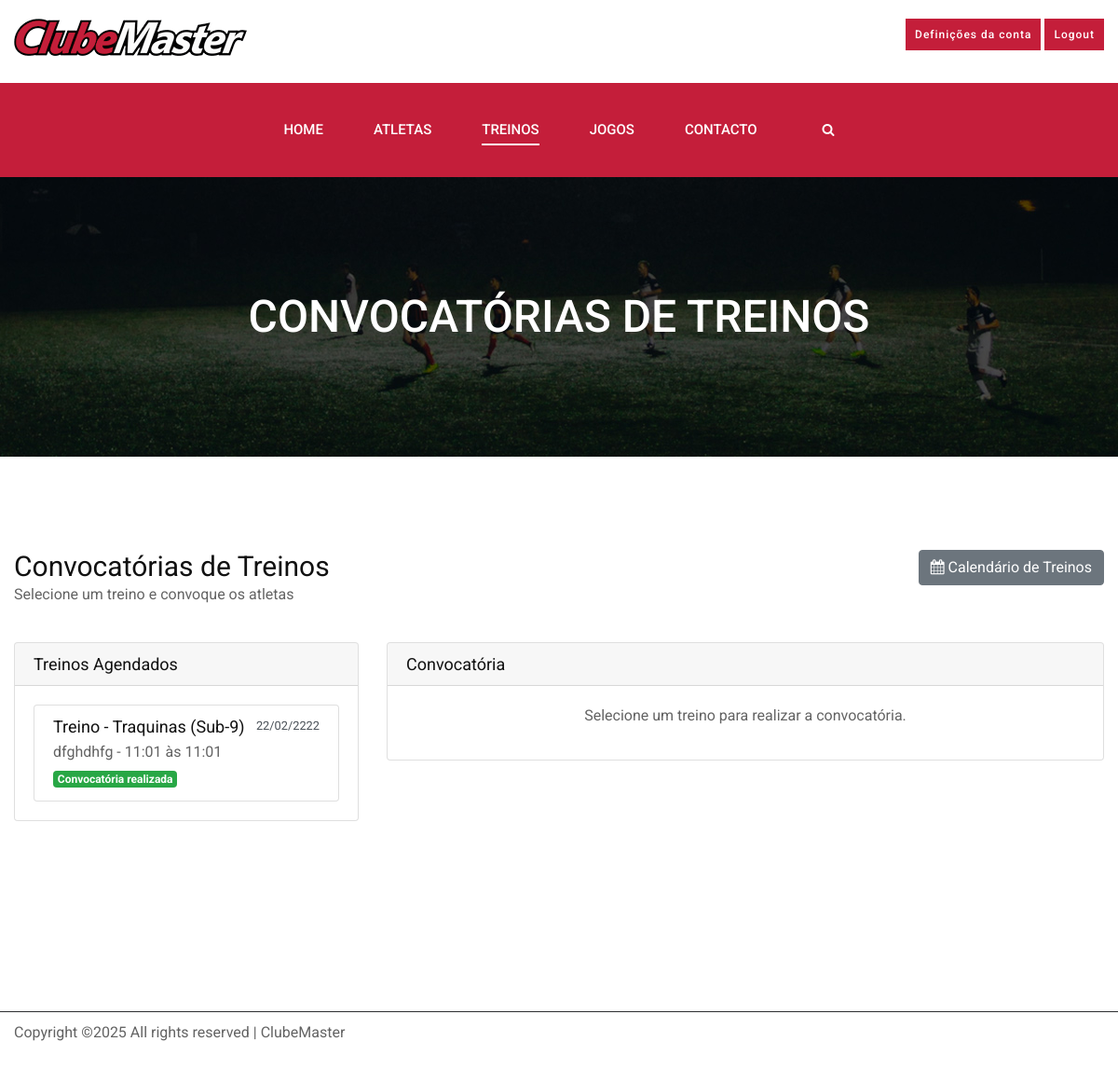
Screenshot of /convocatorias_treino.php (signed in) with the database file from the repository.
### tables this page shows
CREATE TABLE IF NOT EXISTS `treinos` (
  `id_treino` int NOT NULL AUTO_INCREMENT,
  `codigo_clube` varchar(20) NOT NULL,
  `data` date NOT NULL,
  `hora_inicio` time NOT NULL,
  `hora_fim` time NOT NULL,
  `local` varchar(200) NOT NULL,
  `escalao` varchar(100) NOT NULL,
  `sub_escalao` varchar(100) DEFAULT NULL,
  `tipo_treino` varchar(100) DEFAULT NULL,
  `plano_treino` text,
  `objetivos` text,
  `observacoes` text,
  PRIMARY KEY (`id_treino`),
  KEY `codigo_clube` (`codigo_clube`)
);

### convocatorias_treino.php (the view, shortened to what this page needs)
<?php
include 'ligarbd.php';
if (isset($_SESSION['clube'])) {
    $codigo_clube = $_SESSION['clube'];
} else {
    $login = false;
    echo "<script>window.location.href='index.php'</script>";
    exit();
}
$sql_treinos = "SELECT * FROM treinos WHERE codigo_clube = '$codigo_clube' AND data >= CURDATE() ORDER BY data ASC";
$result_treinos = mysqli_query($conn, $sql_treinos);
?>
<!DOCTYPE html>
<html lang="pt-PT">
<head>
    <link rel="stylesheet" href="css/bootstrap.min.css" type="text/css">
    <link rel="stylesheet" href="css/font-awesome.min.css" type="text/css">
    <link rel="stylesheet" href="css/owl.carousel.min.css" type="text/css">
    <link rel="stylesheet" href="css/magnific-popup.css" type="text/css">
    <link rel="stylesheet" href="css/slicknav.min.css" type="text/css">
    <link rel="stylesheet" href="css/style.css" type="text/css">
    <link rel="stylesheet" href="css/estilos.css" type="text/css">
</head>
<body>
    <header class="header-section">
        <div class="header__top" style="padding: 20px 0;">
            <div class="container">
                <div class="row">
                    <div class="col-lg-6">
                        <div class="ht-info">
                            <ul>
                                <a href="home.php"><img src="imagens/ClubeMaster_pequeno.png"></a>
                            </ul>
                        </div>
                    </div>
                    <div class="col-lg-6" style="text-align: right;">
                        <div class="">
                            <p>
                            <a href="definicoes.php" class="primary-btn" style="padding: 5px 10px; font-size: 12px;">Definições da conta</a>
                            <a href="logout.php" class="primary-btn" style="padding: 5px 10px; font-size: 12px;">Logout</a></p>
                        </div>
                    </div>
                </div>
            </div>
        </div>
        <div class="header__nav">
            <div class="container">
                <div class="row justify-content-center">
                    <div class="col-lg-12 text-center">
                        <div class="nav-menu">
                            <ul class="main-menu d-inline-block">
                                <li><a href="./home.php">Home</a></li>
                                <li><a href="./atletas.php">Atletas</a></li>
                                <li class="active"><a href="#">Treinos</a>
                                </li>
                                <li><a href="#">Jogos</a>
                                </li>
                                <li><a href="./contacto.php">Contacto</a></li>
                            </ul>
                            <div class="nm-right search-switch">
                                <i class="fa fa-search"></i>
                            </div>
                        </div>
                    </div>
                </div>
            </div>
        </div>
    </header>
    <section class="breadcrumb-section set-bg" data-setbg="img/breadcrumb-bg.jpg">
        <div class="container">
            <div class="row">
                <div class="col-lg-12">
                    <div class="bs-text">
                        <h2>Convocatórias de Treinos</h2>
                    </div>
                </div>
            </div>
        </div>
    </section>
    <section class="convocations-section spad">
        <div class="container">
            <div class="row mb-4">
                <div class="col-md-6">
                    <h3>Convocatórias de Treinos</h3>
                    <p>Selecione um treino e convoque os atletas</p>
                </div>
                <div class="col-md-6 text-right">
                    <a href="calendario_treinos.php" class="btn btn-secondary">
                        <i class="fa fa-calendar"></i> Calendário de Treinos
                    </a>
                </div>
            </div>
            <div class="row">
                <div class="col-lg-4">
                    <div class="card mb-4">
                        <div class="card-header">
                            <h5>Treinos Agendados</h5>
                        </div>
                        <div class="card-body">
                            <div class="list-group">
                                <?php
                                if($result_treinos && mysqli_num_rows($result_treinos) > 0) {
                                    while($treino = mysqli_fetch_assoc($result_treinos)) {
                                        $data_formatada = date('d/m/Y', strtotime($treino['data']));
                                        $hora_inicio = date('H:i', strtotime($treino['hora_inicio']));
                                        $hora_fim = date('H:i', strtotime($treino['hora_fim']));
                                ?>
                                <a href="javascript:void(0);" class="list-group-item list-group-item-action treino-item" data-id="<?php echo $treino['id_treino']; ?>" data-data="<?php echo $data_formatada; ?>" data-hora-inicio="<?php echo $hora_inicio; ?>" data-hora-fim="<?php echo $hora_fim; ?>" data-local="<?php echo $treino['local']; ?>" data-escalao="<?php echo $treino['escalao']; ?>">
                                    <div class="d-flex w-100 justify-content-between">
                                        <h5 class="mb-1">Treino - <?php echo $treino['escalao']; ?></h5>
                                        <small><?php echo $data_formatada; ?></small>
                                    </div>
                                    <p class="mb-1"><?php echo $treino['local']; ?> - <?php echo $hora_inicio; ?> às <?php echo $hora_fim; ?></p>
                                    <?php
                                    $sql_check = "SELECT COUNT(*) as total FROM convocatorias_treino WHERE id_treino = '" . $treino['id_treino'] . "'";
                                    $result_check = mysqli_query($conn, $sql_check);
                                    $row_check = mysqli_fetch_assoc($result_check);
                                    if($row_check['total'] > 0) {
                                        echo '<span class="badge badge-success">Convocatória realizada</span>';
                                    } else {
                                        echo '<span class="badge badge-warning">Pendente</span>';
                                    }
                                    ?>
                                </a>
                                <?php
                                    }
                                } ?>
                            </div>
                        </div>
                    </div>
                </div>
                <div class="col-lg-8">
                    <div class="card">
                        <div class="card-header">
                            <h5>Convocatória</h5>
                        </div>
                        <div class="card-body">
                            <div id="sem-treino-selecionado">
                                <div class="text-center">
                                    <p>Selecione um treino para realizar a convocatória.</p>
                                </div>
                            </div>
                        </div>
                    </div>
                </div>
            </div>
        </div>
    </section>
    <footer class="footer-section">
        <div class="copyright-option">
            <div class="container">
                <div class="row">
                    <div class="col-lg-12">
                        <div class="co-text">
                            <p>
Copyright &copy;<script>document.write(new Date().getFullYear());</script> All rights reserved | ClubeMaster
</p>
                        </div>
                    </div>
                </div>
            </div>
        </div>
    </footer>
</body>
</html>

### css/style.css (style rules this page uses)
html, body { height: 100%; font-family: "Roboto", sans-serif; -webkit-font-smoothing: antialiased; font-smoothing: antialiased; }
h1, h2, h3, h4, h5, h6 { margin: 0; color: #111111; font-weight: 400; font-family: "Roboto", sans-serif; }
h2 { font-size: 36px; }
h3 { font-size: 30px; }
h5 { font-size: 18px; }
p { font-size: 16px; font-family: "Roboto", sans-serif; color: #636363; font-weight: 400; line-height: 24px; margin: 0 0 15px 0; }
img { max-width: 100%; }
ul, ol { padding: 0; margin: 0; }
.set-bg { background-repeat: no-repeat; background-size: cover; background-position: top center; }
.spad { padding-top: 100px; padding-bottom: 100px; }
.primary-btn { font-size: 16px; color: #ffffff; background: #C41E3A; font-weight: 500; letter-spacing: 1px; display: inline-block; padding: 14px 36px 12px; }
.header__nav { background: #C41E3A; }
.header__nav .nav-menu { text-align: right; }
.header__nav .nav-menu .main-menu { display: inline-block; }
.header__nav .nav-menu .main-menu li { display: inline-block; list-style: none; margin-right: 50px; position: relative; }
.header__nav .nav-menu .main-menu li.active a:after { opacity: 1; }
.header__nav .nav-menu .main-menu li a { font-size: 15px; color: #ffffff; font-weight: 500; display: inline-block; text-transform: uppercase; padding: 39px 0; position: relative; }
.header__nav .nav-menu .main-menu li a:after { position: absolute; left: 0; top: 65px; height: 2px; width: 100%; background: #ffffff; content: ""; -webkit-transition: all 0.3s; -o-transition: all 0.3s; transition: all 0.3s; opacity: 0; }
.header__nav .nav-menu .nm-right { display: inline-block; margin-left: 20px; cursor: pointer; }
.header__nav .nav-menu .nm-right i { font-size: 14px; color: #ffffff; }
.footer-section { padding-top: 60px; }
.copyright-option { border-top: 1px solid #2d2e30; padding-top: 10px; padding-bottom: 12px; margin-top: 20px; }
.copyright-option .co-text { font-size: 14px; color: #636363; float: left; line-height: 24px; }
.breadcrumb-section { height: 300px; display: -webkit-box; display: -ms-flexbox; display: flex; -webkit-box-align: center; -ms-flex-align: center; align-items: center; text-align: center; }
.breadcrumb-section .bs-text h2 { font-size: 48px; color: #ffffff; font-weight: 500; text-transform: uppercase; }
@media only screen and (min-width: 1200px) { .container { max-width: 1200px; } }

### css/estilos.css (style rules this page uses)
.nav-menu { display: flex; justify-content: center; align-items: center; }
.main-menu { display: flex; gap: 20px; list-style: none; padding: 0; margin: 0; }
.main-menu li { position: relative; }

### rows the page displays
treinos: escalao "Traquinas (Sub-9)", data "22/02/2222", local "dfghdhfg", hora_inicio "11:01", hora_fim "11:01"
